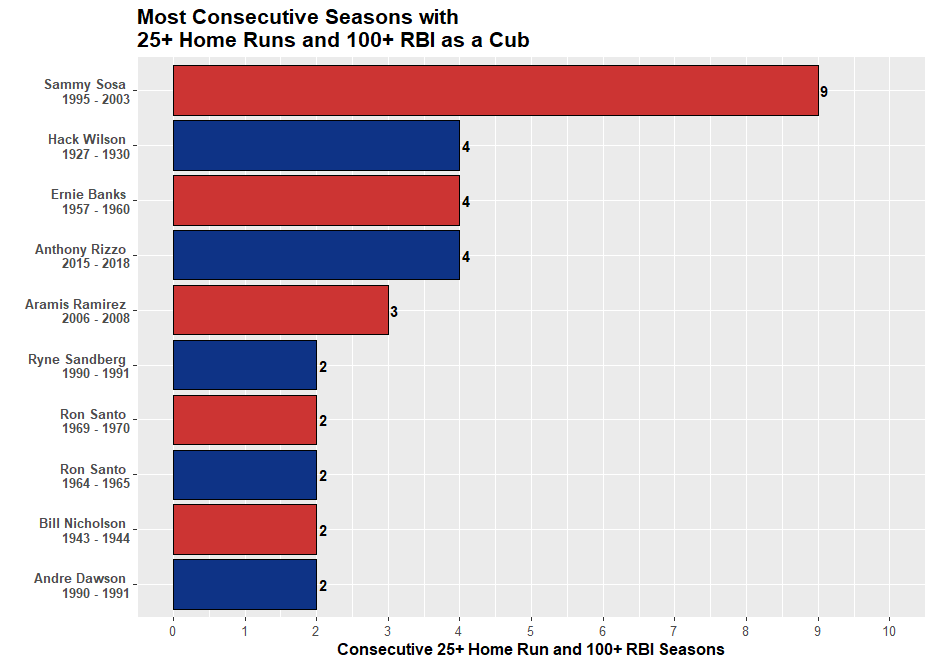

Here is the R script that generated this plot:
#Set working directory

setwd("C:/Users/daily/Desktop/Repositories/MiscVisuals/Website Visualizations/Most Times Reaching X Streak/Cubs")

#Loading necessary libraries

library(sqldf)
library(tidyverse)
library(zoo)
library(data.table)
library(Lahman)

#Get data from Lahman Database

data <- sqldf(" WITH sub1 AS(SELECT People.playerID, Batting.yearID, People.nameFirst, People.nameLast,
TeamsFranchises.franchID, SUM(Batting.HR) AS HR, SUM(Batting.RBI) AS RBI,
RANK () OVER(PARTITION BY People.playerID ORDER BY Batting.yearID) AS SeasonNumber
                    FROM People
                    INNER JOIN Batting
                    ON People.playerID = Batting.playerID
                    INNER JOIN Teams
                    ON Batting.teamID = Teams.teamID
                    AND Batting.yearID = Teams.yearID
                    INNER JOIN TeamsFranchises
                    ON Teams.franchID = TeamsFranchises.franchID
                    WHERE TeamsFranchises.franchName = 'Chicago Cubs'
                    GROUP BY Batting.playerID, Batting.yearID),
              sub2 AS (SELECT *,
              SeasonNumber - RANK() OVER(PARTITION BY playerID ORDER BY yearID) AS streakID
              FROM sub1
              WHERE HR >= 25
              AND RBI >= 100)
              SELECT MIN(yearID) AS MIN,
              MAX(yearID) AS MAX,
              nameFirst,
              nameLast,
              COUNT(streakID) AS Times
              FROM sub2
              GROUP BY playerID, streakID
              ORDER BY Times DESC")

#Combine Columns and Filter Data

top_data <- data %>%
  mutate(Rank = rank(-Times, ties.method = "min"))  %>%
  filter(Times >= 2) %>%
  mutate(fullName = paste(nameFirst, nameLast)) %>%
  mutate(chart_label = paste(nameFirst, nameLast, "\n", MIN, "-", MAX)) %>%
  arrange(-Times, desc(fullName), -MIN)

#Create a column for alternating row colors in graph

top_data <- top_data %>%
  mutate(EvenOdd = ifelse(row_number() %% 2 == 1, "Odd", "Even"))

#Team Colors for display

fill_color <- c("Arizona Diamondbacks" = "#5F259F",
                "Atlanta Braves" = "#CE1141",
                "Baltimore Orioles" = "#DF4601",
                "Boston Red Sox" = "#BD3039",
                "Chicago Cubs" = "#0E3386",
                "Chicago White Sox" = "#27251F",
                "Cincinnati Reds" = "#C6011F",
                "Cleveland Indians" = "#E31937",
                "Colorado Rockies" = "#33006F",
                "Detroit Tigers" = "#FA4616",
                "Houston Astros" = "#EB6E1F",
                "Kansas City Royals" = "#004687",
                "Los Angeles Angels" = "#BA0021",
                "Los Angeles Dodgers" = "#005A9C",
                "Miami Marlins" = "#00A3E0",
                "Milwaukee Brewers" = "#FFC52F",
                "Minnesota Twins" = "#002B5C",
                "New York Mets" = "#FF5910",
                "New York Yankees" = "#0C2340",
                "Oakland Athletics" = "#003831",
                "Philadelphia Phillies" = "#E81828",
                "Pittsburgh Pirates" = "#FDB827",
                "St. Louis Cardinals" = "#C41E3A",
                "San Diego Padres" = "#2F241D",
                "San Francisco Giants" = "#FD5A1E",
                "Seattle Mariners" = "#005C5C",
                "Tampa Bay Rays" = "#8FBCE6",
                "Texas Rangers" = "#C0111F",
                "Toronto Blue Jays" = "#134A8E",
                "Washington Nationals" = "#AB0003",
                "Multiple Teams" = "seashell")

#Create visual

top_data %>%
  ggplot(aes(x = reorder(chart_label, Times), y = Times, fill = EvenOdd)) +
  geom_bar(stat = "identity", color = "black") +
  geom_text(aes(label = Times), fontface = "bold", hjust = -0.3) +
  coord_flip(ylim = c(0, 10)) +
  scale_y_continuous(breaks = seq(0, 10, 1)) +
  scale_fill_manual(values = c("Even" = "#0E3386", "Odd" = "#CC3433")) +
  theme(plot.title = element_text(size = 16, face = "bold"),
        plot.subtitle = element_text(size = 12),
        axis.title.x = element_text(size = 12, face = "bold"),
        axis.text.x = element_text(size = 10),
        axis.text.y = element_text(size = 10, face ="bold"),
        legend.position = "none") +
  labs(title = "Most Consecutive Seasons with \n25+ Home Runs and 100+ RBI as a Cub",
       x = "",
       y = "Consecutive 25+ Home Run and 100+ RBI Seasons")
